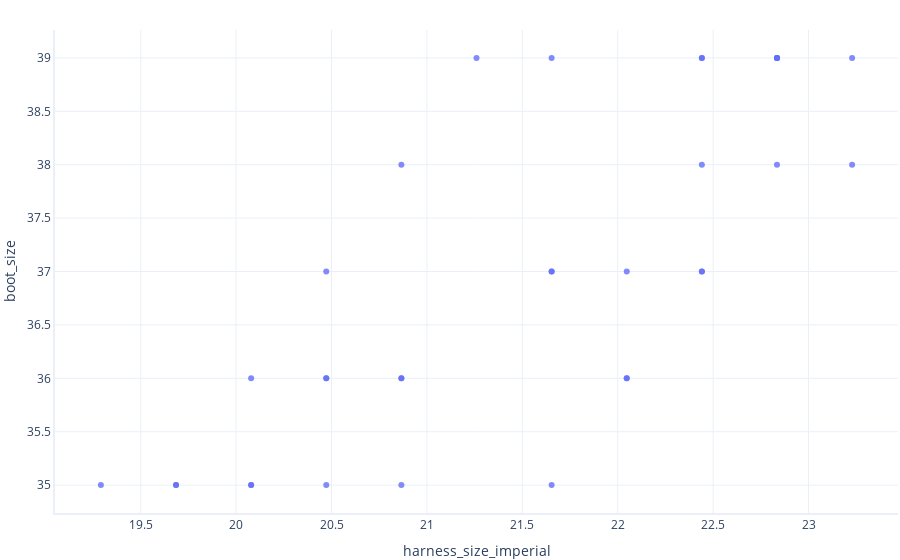

The code cell stored with this chart in its notebook:
### Markdown cell above
Create New Columns

The preceding graph shows the relationship we want to investigate for our store, but some customers might want harness-size lists in inches, not centimeters. How can we view these harness sizes in imperial units?

To do this, we will need to create a new column called harness_size_imperial and put that on the X axis instead.

Creating new columns uses very similar syntax to what we've seen before.

### Code cell
# Convert harness sizes from metric to imperial units 
# and save the result to a new column
data_smaller_paws['harness_size_imperial'] = data_smaller_paws.harness_size / 2.54

# Show a graph of harness size in imperial units
plotly.express.scatter(data_smaller_paws, x="harness_size_imperial", y="boot_size")

### Figure 1 — Plotly figure (JSON) as saved in the notebook; plotly's stock layout.template omitted (floating-point values rounded to 4 significant figures)
{"data": [{"hovertemplate": "harness_size_imperial=%{x}<br>boot_size=%{y}<extra></extra>", "legendgroup": "", "marker": {"color": "#636efa", "symbol": "circle"}, "mode": "markers", "name": "", "orientation": "v", "showlegend": false, "type": "scatter", "x": [22.83, 22.83, 20.47, 22.83, 22.44, 20.47, 21.65, 20.87, 19.29, 22.05, 20.87, 22.83, 22.05, 20.08, 19.69, 23.23, 21.65, 19.69, 20.47, 20.87, 21.26, 22.05, 21.65, 22.44, 20.87, 22.44, 22.44, 21.65, 20.08, 20.47, 22.83, 22.44, 20.08, 23.23], "xaxis": "x", "y": [39, 38, 37, 39, 38, 35, 37, 36, 35, 36, 38, 39, 36, 36, 35, 38, 37, 35, 36, 35, 39, 37, 35, 39, 36, 37, 37, 39, 35, 36, 39, 39, 35, 39], "yaxis": "y"}], "layout": {"legend": {"tracegroupgap": 0}, "xaxis": {"anchor": "y", "domain": [0, 1], "title": {"text": "harness_size_imperial"}}, "yaxis": {"anchor": "x", "domain": [0, 1], "title": {"text": "boot_size"}}}}
